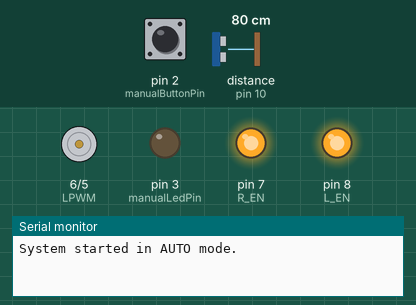
This sketch was run on a simulated Arduino Uno, built with avr-gcc and run on an emulated ATmega328P. On the bench: motor-driver pin pairs drawn as motors (green arrow = first pin HIGH = forward, orange = second pin HIGH = backward, longer = more drive), output pins drawn as LEDs (lit = HIGH), the last lines printed to the serial monitor. Wiring (inferred from the names in the program): ultrasonic range finder: trigger pin 9; echo pin 10. The test bench sets the inputs (shaded band); at power-on: distance to the obstacle (sensor on pin 10) 80 cm, pin 2 (manualButtonPin) HIGH. The echo pulse lasts 58.3 µs per cm; pins used as bus, display or sensor lines are not drawn.

Above: at 1.2 s.
1.3 s: distance to the obstacle (sensor on pin 10) set to 17 cm
2.8 s: distance to the obstacle (sensor on pin 10) set to 14 cm
At 4.0 s:
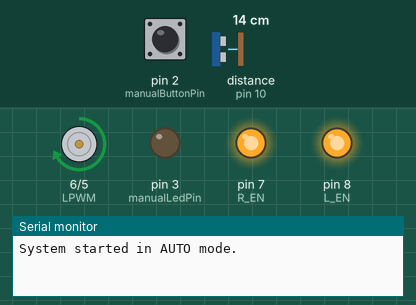
At 11.57 s:
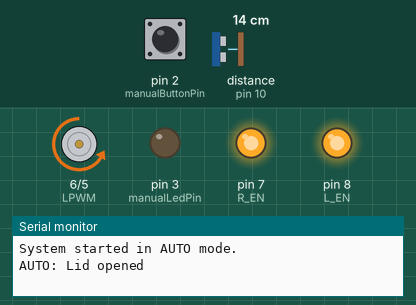
Timing chart, 0 to 11.8 s (numbered marks = the images above; inputs shaded):
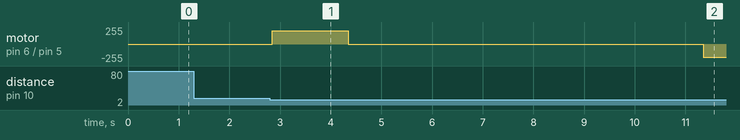

The sketch:

windowmotor_angle.ino
```cpp
// Motor control pins
const int R_EN = 7;
const int L_EN = 8;
const int RPWM = 5;  // PWM
const int LPWM = 6;  // PWM

// Ultrasonic sensor pins
const int trigPin = 9;
const int echoPin = 10;

// Manual override button and LED
const int manualButtonPin = 2;
const int manualLedPin = 3;

// Motor speed
const int motorSpeed = 200;

// Distance threshold
const int openThreshold = 15;

// Timing
const int fullOpenTime = 1500;
const int fullCloseTime = 1500;

// Debounce
unsigned long lastDebounceTime = 0;
const unsigned long debounceDelay = 50;

bool lidOpen = false;
bool manualOverride = false;
int lastButtonState = HIGH;
int currentButtonState = HIGH;

void setup() {
  pinMode(R_EN, OUTPUT);
  pinMode(L_EN, OUTPUT);
  pinMode(RPWM, OUTPUT);
  pinMode(LPWM, OUTPUT);

  pinMode(trigPin, OUTPUT);
  pinMode(echoPin, INPUT);

  pinMode(manualButtonPin, INPUT_PULLUP);
  pinMode(manualLedPin, OUTPUT);

  digitalWrite(R_EN, HIGH);
  digitalWrite(L_EN, HIGH);
  digitalWrite(manualLedPin, LOW);

  Serial.begin(9600);
  Serial.println("System started in AUTO mode.");
}

void loop() {
  int reading = digitalRead(manualButtonPin);
  if (reading != lastButtonState) {
    lastDebounceTime = millis();
  }

  if ((millis() - lastDebounceTime) > debounceDelay) {
    if (reading == LOW && currentButtonState == HIGH) {
      manualOverride = !manualOverride;

      if (manualOverride) {
        digitalWrite(manualLedPin, HIGH);
        openLid();
        lidOpen = true;
        Serial.println(">> MANUAL MODE: Lid opened");
      } else {
        digitalWrite(manualLedPin, LOW);
        closeLid();
        lidOpen = false;
        Serial.println(">> MANUAL MODE: Lid closed");
      }
    }
    currentButtonState = reading;
  }
  lastButtonState = reading;

  // If manual override, skip ultrasonic control
  if (manualOverride) return;

  // AUTO MODE
  long distance = getDistance();
  if (distance > 0 && distance < openThreshold && !lidOpen) {
    openLid();
    lidOpen = true;
    Serial.println("AUTO: Lid opened");

    delay(7000);  // Keep open

    closeLid();
    lidOpen = false;
    Serial.println("AUTO: Lid closed");
  }

  delay(200);
}

void openLid() {
  analogWrite(LPWM, motorSpeed);
  analogWrite(RPWM, 0);
  delay(fullOpenTime);
  stopMotor();
}

void closeLid() {
  analogWrite(LPWM, 0);
  analogWrite(RPWM, motorSpeed);
  delay(fullCloseTime);
  stopMotor();
}

void stopMotor() {
  analogWrite(RPWM, 0);
  analogWrite(LPWM, 0);
}

long getDistance() {
  digitalWrite(trigPin, LOW);
  delayMicroseconds(2);
  digitalWrite(trigPin, HIGH);
  delayMicroseconds(10);
  digitalWrite(trigPin, LOW);

  long duration = pulseIn(echoPin, HIGH, 30000);
  if (duration == 0) return -1;

  long distance = duration * 0.034 / 2;
  return distance;
}
```

Measured:
- the behaviour switches between 16 and 15 cm on distance to the obstacle (sensor on pin 10) (found by bisection; images 0 and 1)
- after the input at 1.3 s, every drawn part: stays the same
- after the input at 2.8 s, motor on pin 6 (LPWM) / pin 5 (RPWM): stopped → forward 200/255 after 0.05 s, → stopped 1.5 s later, → backward 200/255 7.0 s later
